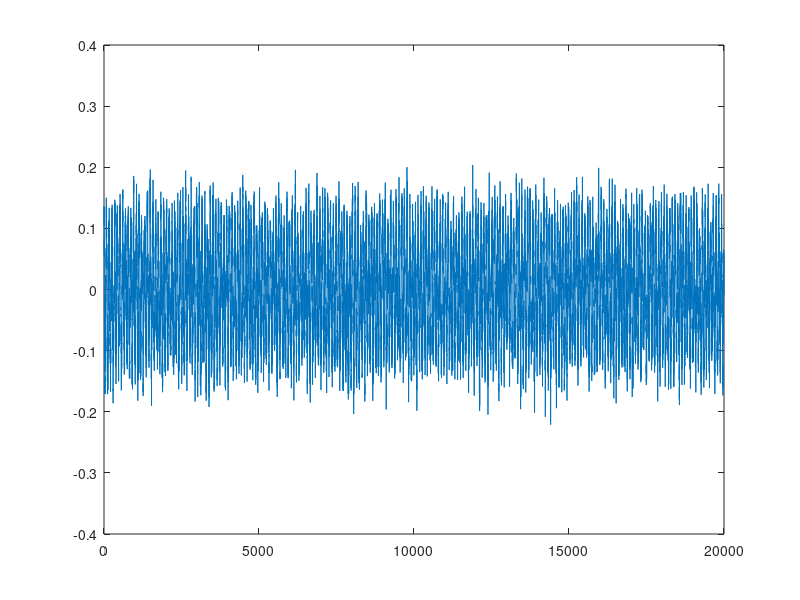
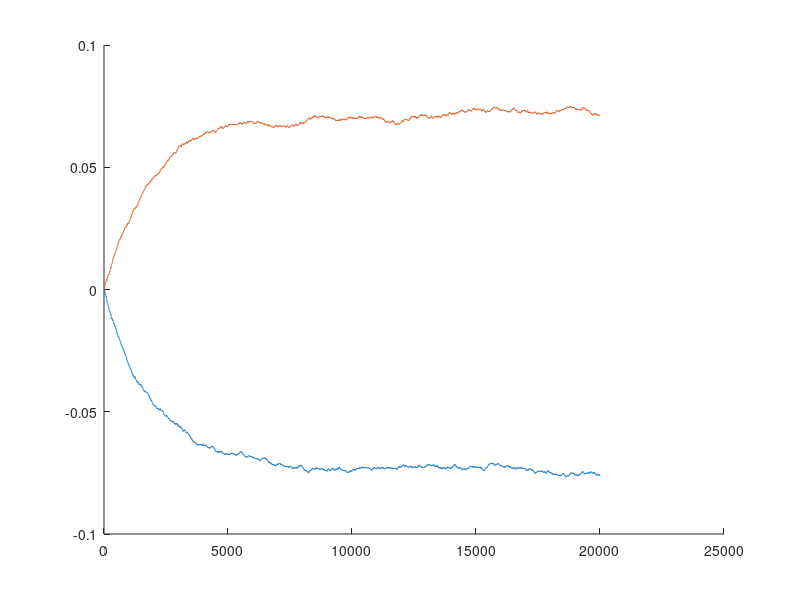
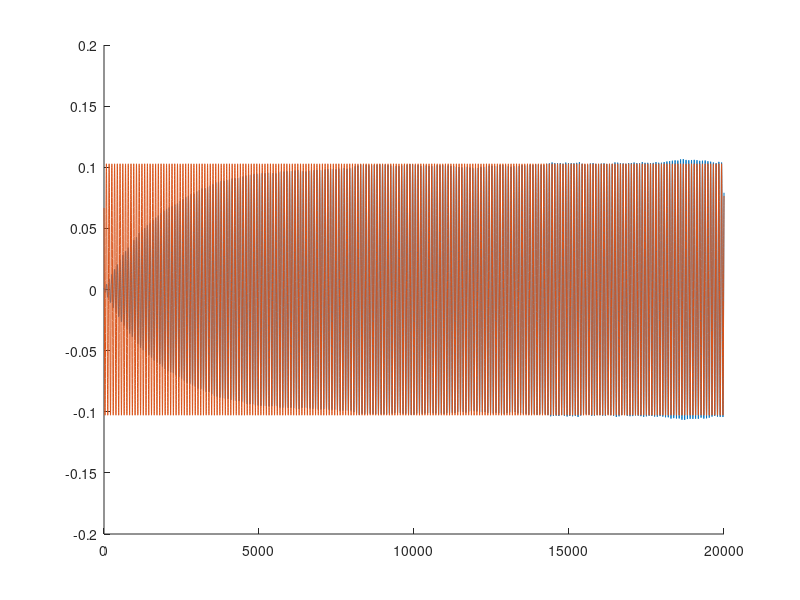
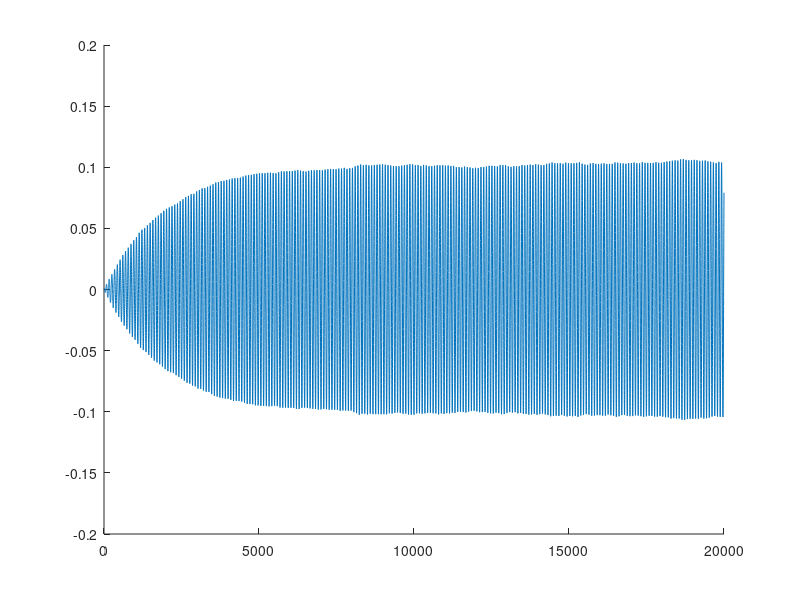

Write MATLAB code to recreate these figures, in order.
%%%%%% Auxiliar problema 2

close all
clear all
L = 20000;
Exedente = 10;
fs = 44100;

M = 2;
mu = 0.001;
a = [1];
bS = [1 0.9 0.5 0.45 0.35 0.25];
SigmaR2 = 0.0005; 
Amplitud = normrnd(0.1,sqrt(0.003),1);
Fase = unifrnd(0,2*pi);

G = Amplitud*sin(2*pi*500/fs*(1:L)+Fase)';
R = normrnd(0,sqrt(SigmaR2),L+Exedente,1);
SAuxiliar = filter(bS,a,R);
S = SAuxiliar(Exedente+1:L+Exedente);
X = S + G;

figure()
plot(X)
Entrada = zeros(L,2);
Entrada(:,1) = sin(2*pi*500/fs*(1:L));
Entrada(:,2) = cos(2*pi*500/fs*(1:L));
EstimacionG  = zeros(L,1);

W = zeros(M,L+1);
for i = 1:M
    W(i,1) = 0;
end

for i = 1:L
    Error = X(i)-Entrada(i,:)*W(:,i);
    W(:,i+1) = W(:,i) + mu*Entrada(i,:)'*Error;
    EstimacionG(i) =  Entrada(i,:)*W(:,i+1);
end

figure()
hold on
plot(W(1,:))
plot(W(2,:))

figure()
hold on
plot(EstimacionG)
plot(G)

figure()
hold on
plot(EstimacionG)

%%

close all
clear all
N = 500;
L = 20000;
Exedente = 10;
fs = 44100;

M = 2;
mu = 0.001;
a = [1];
bS = [1 0.9 0.5 0.45 0.35 0.25];
SigmaR2 = 0.0005; 
EstimacionErrorJ = zeros(20000,1);
EstimacionErrorE = zeros(20000,1);

for i = 1:500

    
end